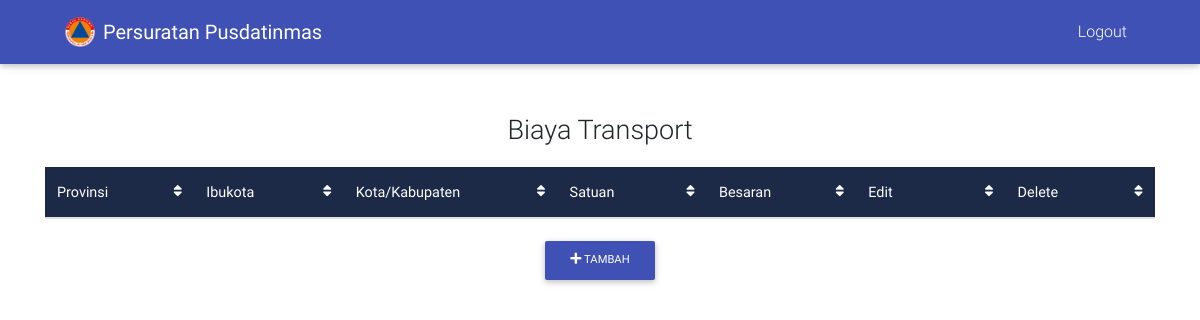
The app's page /index.php/home/transport_lokal, older data.
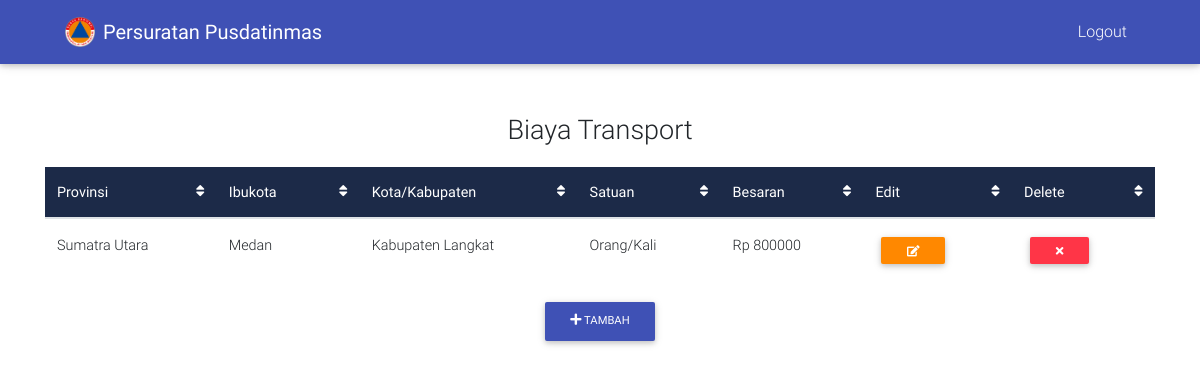
The same page, newer data.
### tables this page shows
CREATE TABLE `transport_lokal` (
  `id` int(5) NOT NULL,
  `provinsi` text NOT NULL,
  `ibukota` text NOT NULL,
  `kota_kabupaten` text NOT NULL,
  `besaran` int(20) NOT NULL
);

### application/controllers/Home.php (called while the page is built, shortened)
<?php
class Home extends CI_Controller {
	function __Construct()
    {
        $this->load->model("home_model");
        $this->load->library("pagination");
    }
	public function transport_lokal()
	{
		$data['transport'] = $this->home_model->get_transport_lokal();
		$this->load->view('layouts/nav');
		$this->load->view('layouts/header');
		$this->load->view('transport_lokal', $data);
	}
}

### index.php (called while the page is built, shortened)
<?php
require_once BASEPATH.'core/CodeIgniter.php';

### application/models/Home_model.php (called while the page is built, shortened)
<?php
class Home_model extends CI_Model {
	function get_transport_lokal() {
		$this->db->from('transport_lokal');
		$query = $this->db->get();
		return $query->result();
	}
}
?>

### application/views/transport_lokal.php (the view, shortened to what this page needs)
<body>
  <div class="container margin">
        <p style="font-size: 27px; text-align: center; padding-top: 50px;">Biaya Transport</p>
          <table id="biaya_transport" class="table table-hover" cellspacing="0">
                          <thead class="mdb-color darken-3 white-text">
                            <tr>
                              <th class="th-sm" scope="col">Provinsi
                                <i class="fa fa-sort float-right" aria-hidden="true"></i>
                              </th>
                              <th class="th-sm" scope="col">Ibukota
                                <i class="fa fa-sort float-right" aria-hidden="true"></i>
                              </th>
                              <th class="th-sm" scope="col">Kota/Kabupaten
                                <i class="fa fa-sort float-right" aria-hidden="true"></i>
                              </th>
                              <th class="th-sm" scope="col">Satuan
                                <i class="fa fa-sort float-right" aria-hidden="true"></i>
                              </th>
                              <th class="th-sm" scope="col">Besaran
                                <i class="fa fa-sort float-right" aria-hidden="true"></i>
                              </th>
                              <th class="th-sm" scope="col">Edit
                                <i class="fa fa-sort float-right" aria-hidden="true"></i>
                              </th>
                              <th class="th-sm" scope="col">Delete
                                <i class="fa fa-sort float-right" aria-hidden="true"></i>
                              </th>
                            </tr>
                          </thead>
                          <tbody>
                            <?php foreach ($transport as $row) {
                echo "
                <tr>
                              <td>".$row->provinsi."</td>
                              <td>".$row->ibukota."</td>
                              <td>".$row->kota_kabupaten."</td>
                              <td>Orang/Kali</td>
                              <td> Rp ".$row->besaran."</td>
                              <td>
                                 <span class='table-remove'><a href='".base_url("home/edit_transport_lokal_page/$row->id")."'><button type='button'  class='btn btn-warning btn-sm my-0'><i class='fa fa-pencil-square-o' aria-hidden='true'></i></button></a>
                              </td>
                              <td>
                                 <span class='table-remove'><button onclick='hapus($row->id)' type='button' class='btn btn-danger btn-sm my-0'><i class='fa fa-times' aria-hidden='true'></i></button></span>
                              </td>
                            </tr>
                            ";
              }
                             ?>
                      </tbody>
                    </table>
              <div align="center">
                <a href="#"><button type="button" data-toggle="modal" data-target="#modalRegisterForm" class="btn btn-indigo btn-md"><i class="fa fa-plus" aria-hidden="true"></i> Tambah</button></a>
              </div>
    </div>
</body>
</html>

Row changes from the older to the newer data that the page shows:
added transport_lokal: provinsi "Sumatra Utara", ibukota "Medan", kota_kabupaten "Kabupaten Langkat", besaran "800000"
